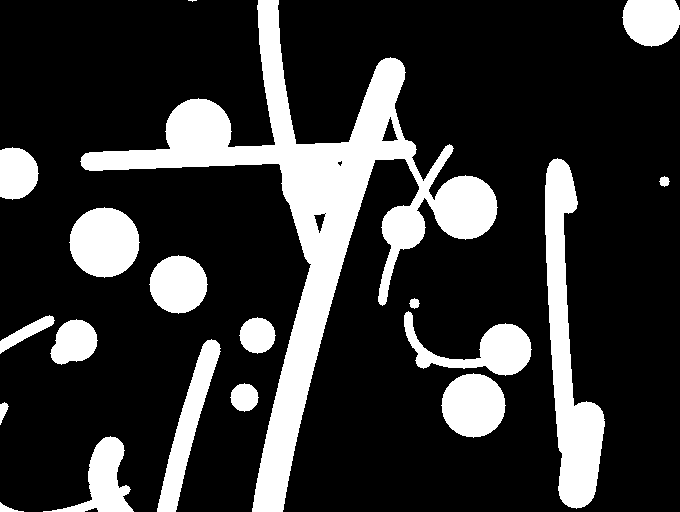
#> input picture PConv-Keras-master/data/loadroom/mask/mask0.png, 680 x 512 px, given as the content of the folder ./data/roomtest, which was not available
$ python maskgenerateipynb.py   (older library calls are emulated)
#> lines starting #> are read from the running program, lines starting #| are printed output that depends on the picture; after the words box and inside, x2 and y2 are one past the last pixel; in counts of white or black regions, pixels touching at a corner belong together; pictures that were not available may be replaced by others from this repository, and a replacement may not be noted

import os
import glob
import numpy as np
import cv2
from random import randint, seed
import matplotlib
import matplotlib.pyplot as plt
from matplotlib.image import imread
from PIL import Image


class MaskGenerator():

    def __init__(self, height=512, width=680, channels=3, rand_seed=None, filepath=None):
        """Convenience functions for generating masks to be used for inpainting training

        Arguments:
            height {int} -- Mask height
            width {width} -- Mask width

        Keyword Arguments:
            channels {int} -- Channels to output (default: {3})
            rand_seed {[type]} -- Random seed (default: {None})
            filepath {[type]} -- Load masks from filepath. If None, generate masks with OpenCV (default: {None})
        """

        self.height = 512
        self.width = 680
        self.channels = channels
        self.filepath = filepath

        # If filepath supplied, load the list of masks within the directory
        self.mask_files = []
        if self.filepath:
            filenames = [f for f in os.listdir(self.filepath)]
            self.mask_files = [f for f in filenames if
                               any(filetype in f.lower() for filetype in ['.jpeg', '.png', '.jpg'])]
            print(">> Found {} masks in {}".format(len(self.mask_files), self.filepath))

            # Seed for reproducibility
        if rand_seed:
            seed(rand_seed)

    # 마스크 생성코드
    def _gen_img(self, i):
#> called with i = 0
        img = np.zeros((self.height, self.width, self.channels), np.uint8)

        # Set size scale
        size = int((self.width + self.height) * 0.03)
        if self.width < 64 or self.height < 64:
            raise Exception("Width and Height of mask must be at least 64!")

        # Draw random lines
        for _ in range(randint(1, 20)):
            x1, x2 = randint(1, self.width), randint(1, self.width)
            y1, y2 = randint(1, self.height), randint(1, self.height)
            thickness = randint(3, size)
            cv2.line(img, (x1, y1), (x2, y2), (1, 1, 1), thickness)

        # Draw random circles
        for _ in range(randint(1, 20)):
            x1, y1 = randint(1, self.width), randint(1, self.height)
            radius = randint(3, size)
            cv2.circle(img, (x1, y1), radius, (1, 1, 1), -1)
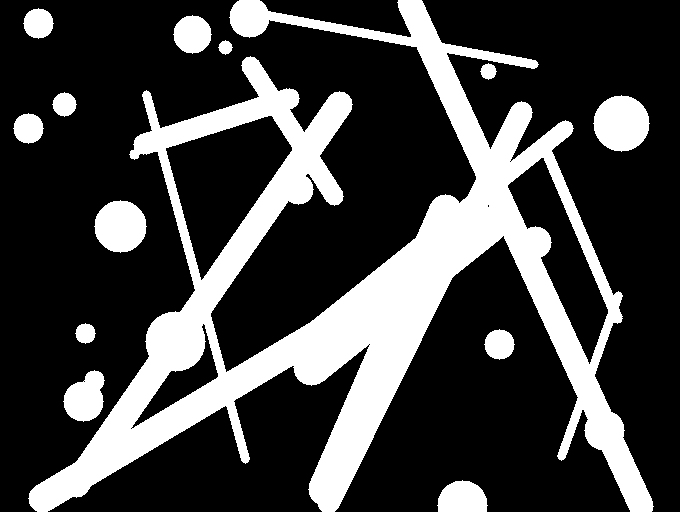
#> img: shape (512, 680, 3); values 0 (black) and 1 (white), 25.6% white; 13 white regions, largest, box (x1, y1, x2, y2) and area: (28, 0, 654, 512) 77463, (593, 95, 650, 152) 2453, (94, 200, 147, 253) 2121

        # Draw random ellipses
        for _ in range(randint(1, 20)):
            x1, y1 = randint(1, self.width), randint(1, self.height)
            s1, s2 = randint(1, self.width), randint(1, self.height)
            a1, a2, a3 = randint(3, 180), randint(3, 180), randint(3, 180)
            thickness = randint(3, size)
            cv2.ellipse(img, (x1, y1), (s1, s2), a1, a2, a3, (1, 1, 1), thickness)
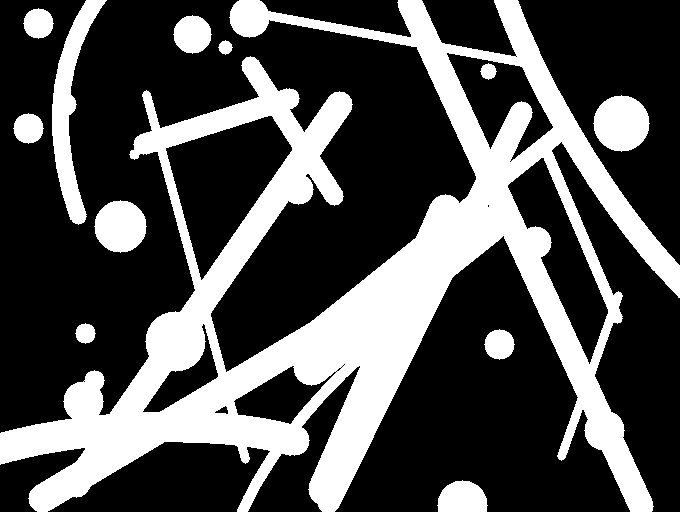
#> img: shape (512, 680, 3); values 0 (black) and 1 (white), 31.1% white; 12 white regions, largest, box (x1, y1, x2, y2) and area: (0, 0, 680, 512) 94517, (52, 0, 107, 225) 4052, (593, 95, 650, 152) 2453

        # 흑백 뒤바꾸기
        _mask = 1 - img
        img = img * 255
        plt.imshow(img)
        plt.show()
        # plt.close()
        # plt.savefig('./data/loadroom/mask/mask{}.png'.format(i))
        im = Image.fromarray(img.astype(np.uint8))
        # im.show()
        im.save('./data/loadroom/mask/mask{}.png'.format(i))
        im.close()
        return img, _mask

    def _generate_mask(self):
        """Generates a random irregular mask with lines, circles and elipses"""

        lst_imgs = [i for i in glob.glob("./data/roomtest/*")]

        print(lst_imgs)
        for idx, i in enumerate(lst_imgs):
            img, _mask = self._gen_img(idx)

            image = Image.open(i)
#> image is the input picture: PIL image 680x512 RGB; 20.7% white; 19 white regions (1 under 20 px), largest, box (x1, y1, x2, y2) and area: (80, 0, 498, 512) 35751, (545, 158, 605, 509) 9326, (69, 207, 140, 278) 3853
            image = image.resize((680, 512), Image.ANTIALIAS)
            # plt.imshow(image)
            # plt.show()
            i_mage = np.array(image, dtype='uint')
            i_magee = i_mage * _mask + img
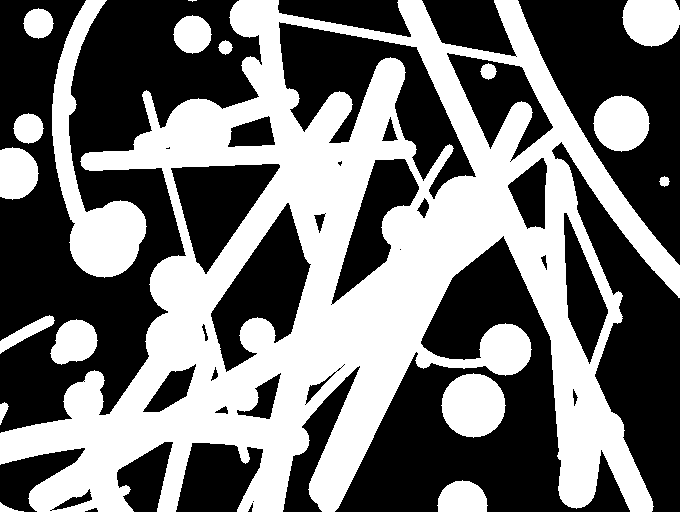
#> i_magee: shape (512, 680, 3) uint64; 45.5% white; 18 white regions (1 under 20 px), largest, box (x1, y1, x2, y2) and area: (0, 0, 680, 512) 133690, (52, 0, 147, 278) 8438, (441, 373, 506, 438) 3209
            plt.imshow(i_magee)
            plt.show()
            # plt.savefig('./data/loadroom/output/output{}.png'.format(idx))
            im = Image.fromarray(i_magee.astype(np.uint8))
            # im.show()
            im.save('./data/loadroom/output/output{}.png'.format(idx))
            im.close()

        # return img


mask = MaskGenerator()
mask._generate_mask()

$ run again, on PConv-Keras-master/data/loadroom/mask/mask4.png
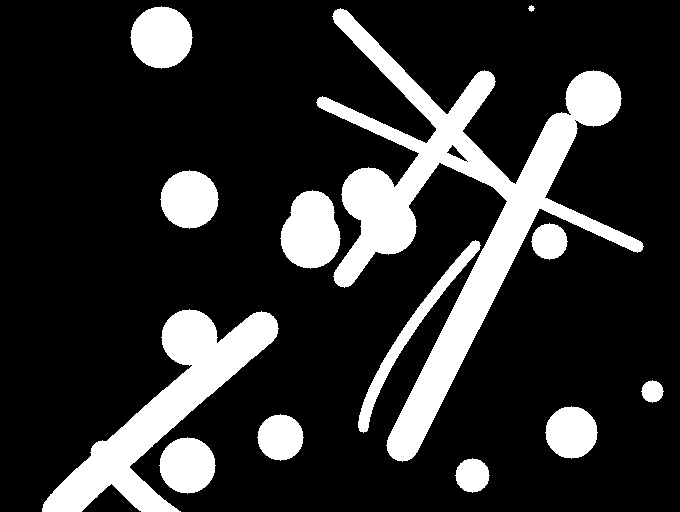
#> input picture PConv-Keras-master/data/loadroom/mask/mask4.png, 680 x 512 px, given as the content of the folder ./data/roomtest, which was not available
#> _mask: shape (512, 680, 3); values 0 (black) and 1 (white), 68.9% white; 12 black regions, largest, box (x1, y1, x2, y2) and area: (0, 0, 680, 512) 94517, (52, 0, 107, 225) 4052, (593, 95, 650, 152) 2453
#> in _generate_mask, image is the input picture: PIL image 680x512 RGB; 18.6% white; 13 white regions, largest, box (x1, y1, x2, y2) and area: (316, 8, 644, 462) 30918, (42, 309, 279, 512) 13728, (280, 190, 341, 269) 3535
#> in _generate_mask, `i_magee = i_mage * _mask + img`:
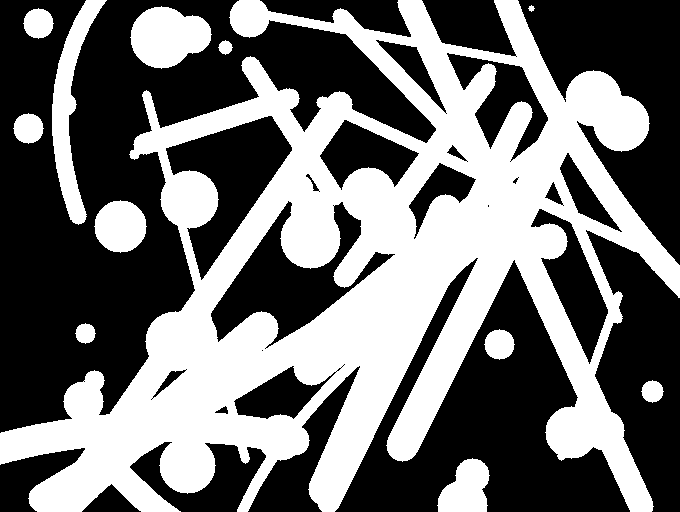
#> i_magee: shape (512, 680, 3) uint64; 43.8% white; 12 white regions, largest, box (x1, y1, x2, y2) and area: (0, 0, 680, 512) 137704, (52, 0, 107, 225) 4052, (130, 6, 212, 69) 3647

$ run again, on PConv-Keras-master/data/loadroom/mask/mask5.png
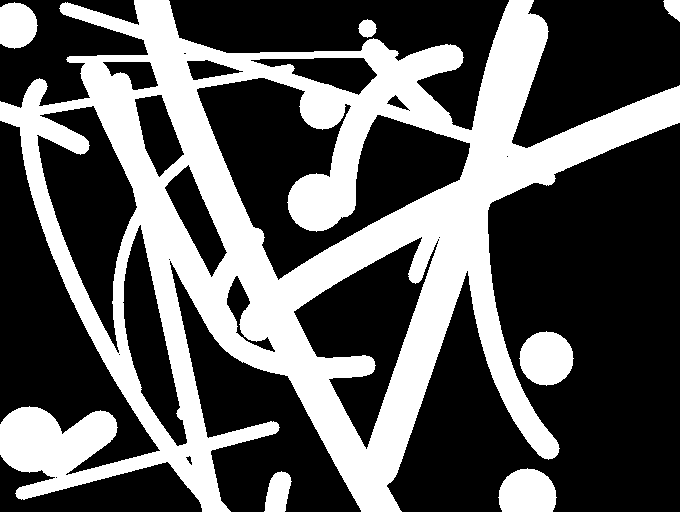
#> input picture PConv-Keras-master/data/loadroom/mask/mask5.png, 680 x 512 px, given as the content of the folder ./data/roomtest, which was not available
#> _mask: shape (512, 680, 3); values 0 (black) and 1 (white), 68.9% white; 12 black regions, largest, box (x1, y1, x2, y2) and area: (0, 0, 680, 512) 94517, (52, 0, 107, 225) 4052, (593, 95, 650, 152) 2453
#> in _generate_mask, image is the input picture: PIL image 680x512 RGB; 35.7% white; 7 white regions, largest, box (x1, y1, x2, y2) and area: (0, 0, 680, 512) 117293, (519, 331, 574, 386) 2289, (498, 468, 557, 512) 2116
#> in _generate_mask, `i_magee = i_mage * _mask + img`:
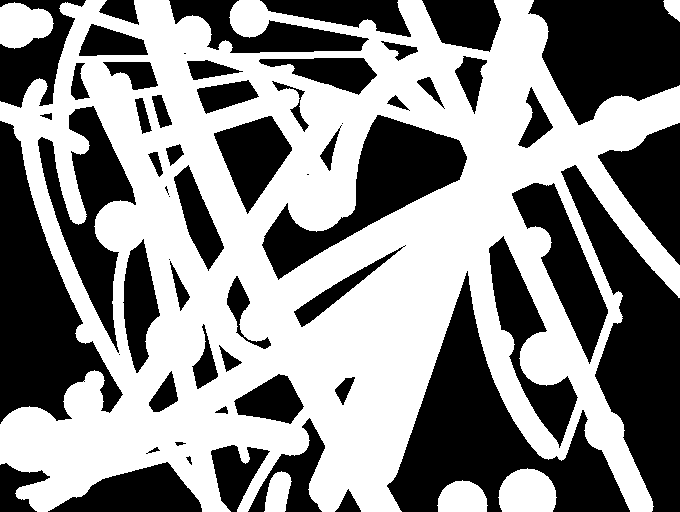
#> i_magee: shape (512, 680, 3) uint64; 54.5% white; 59 black regions (7 under 20 px), largest, box (x1, y1, x2, y2) and area: (387, 271, 630, 512) 20191, (561, 165, 680, 512) 17526, (0, 121, 123, 424) 16606

$ run again, on PConv-Keras-master/data/loadroom/mask/mask6.png
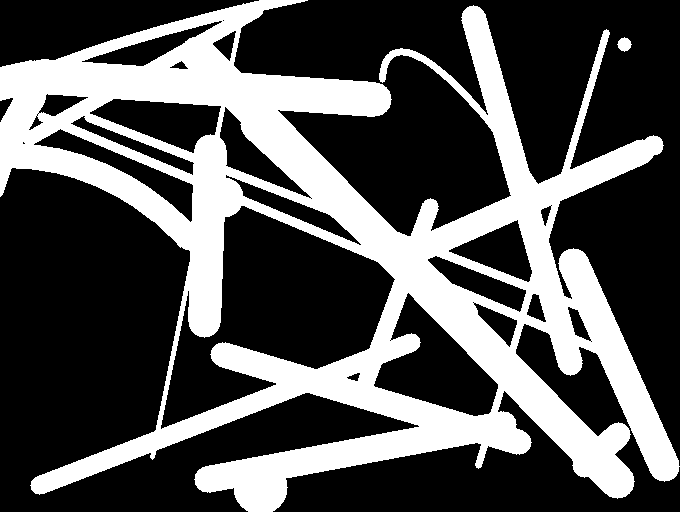
#> input picture PConv-Keras-master/data/loadroom/mask/mask6.png, 680 x 512 px, given as the content of the folder ./data/roomtest, which was not available
#> _mask: shape (512, 680, 3); values 0 (black) and 1 (white), 68.9% white; 12 black regions, largest, box (x1, y1, x2, y2) and area: (0, 0, 680, 512) 94517, (52, 0, 107, 225) 4052, (593, 95, 650, 152) 2453
#> in _generate_mask, image is the input picture: PIL image 680x512 RGB; 32.6% white; 2 white regions, box (x1, y1, x2, y2) and area: (0, 0, 680, 512) 113481, (617, 37, 632, 52) 149
#> in _generate_mask, `i_magee = i_mage * _mask + img`:
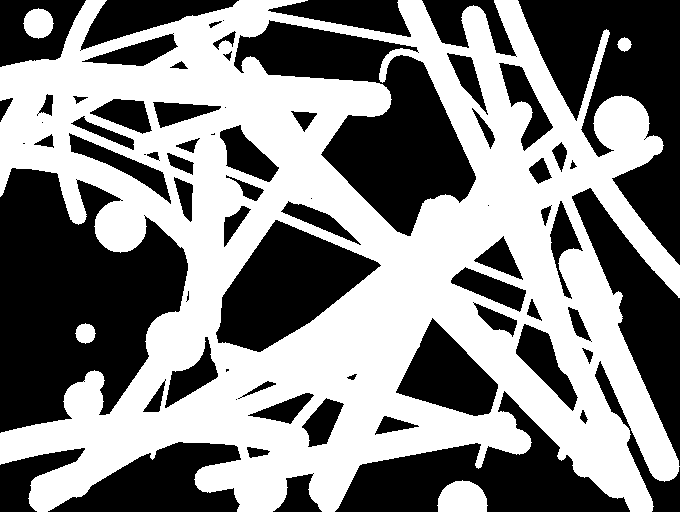
#> i_magee: shape (512, 680, 3) uint64; 52.2% white; 72 black regions (11 under 20 px), largest, box (x1, y1, x2, y2) and area: (0, 168, 188, 433) 32054, (234, 20, 476, 236) 20902, (518, 0, 680, 265) 19810
